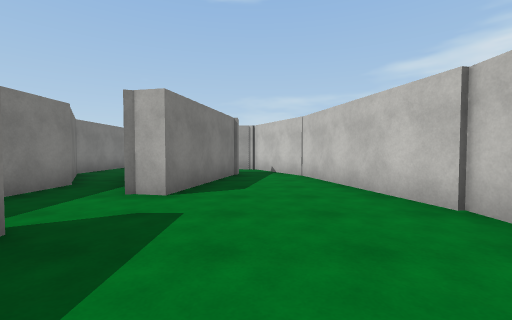
view 1 (above)

12 first-person views from a walk through a Unity game level. The camera is 1.3 m above the floor, tilts 2° down and sees 90° across. The floor is counted in squares, 2 m on a side. Each view is taken from the middle of a square. On the plan, view 1 faces up. The plan holds only what a view shows up to about 9 squares ahead; the rest is blank. The player character is not drawn. Surface patterns are stand-ins for the level's own textures.

view 2
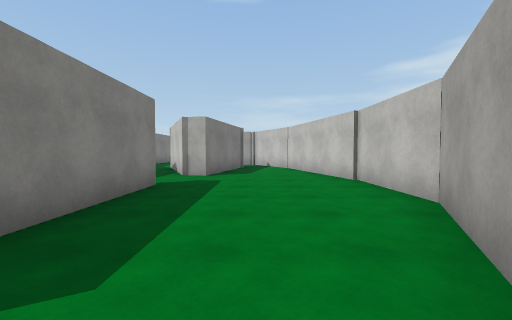

view 3
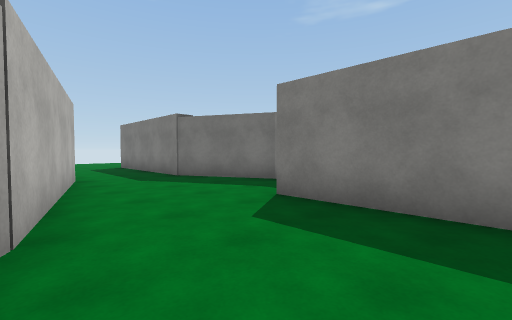

view 4
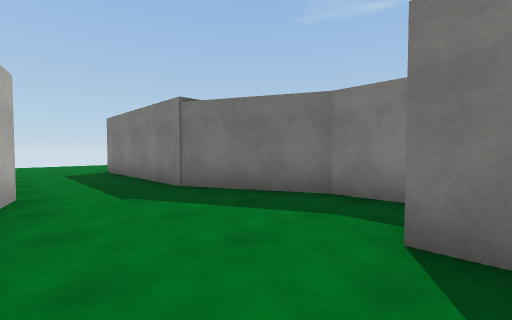

view 5
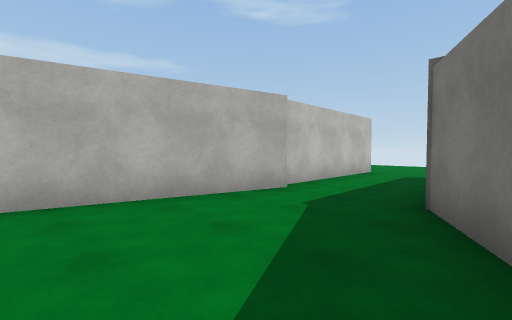

view 6
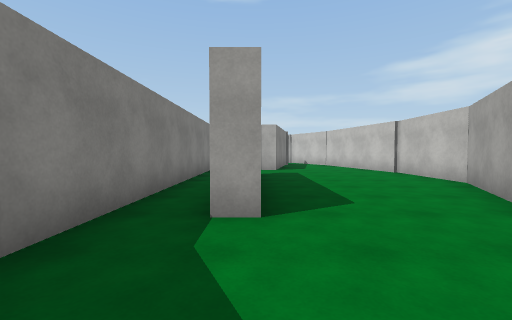

view 7
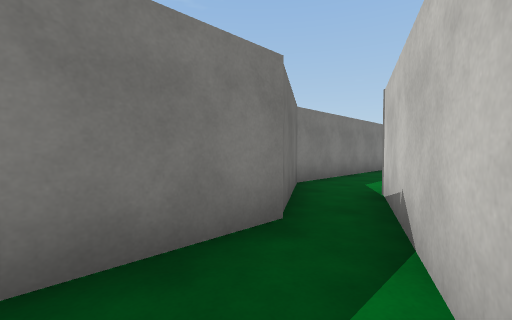

view 8
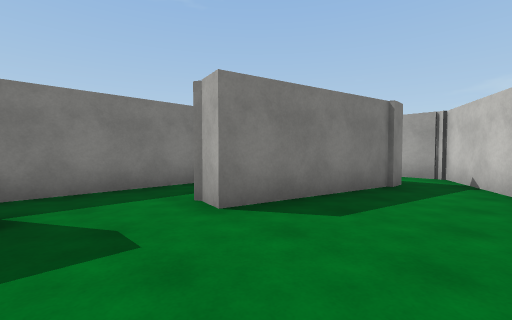

view 9
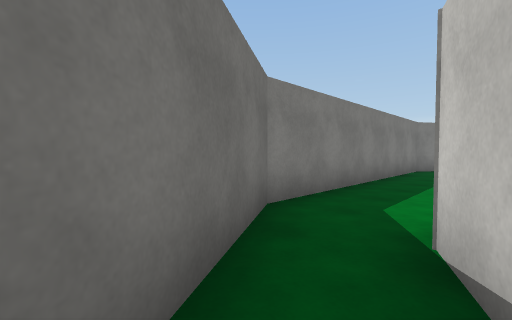

view 10
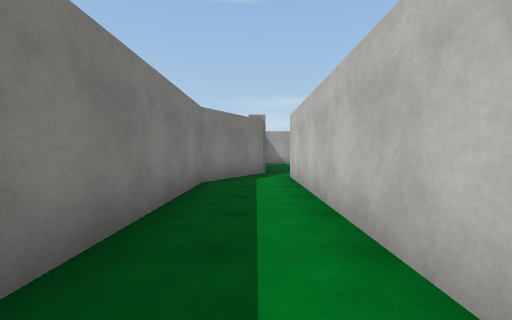

view 11
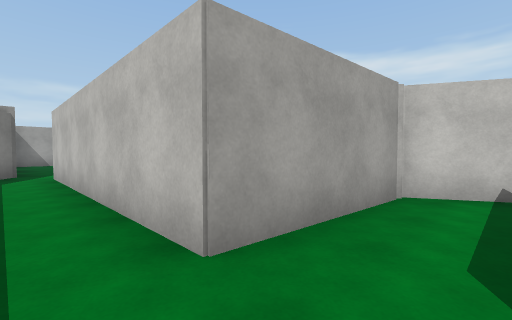

view 12
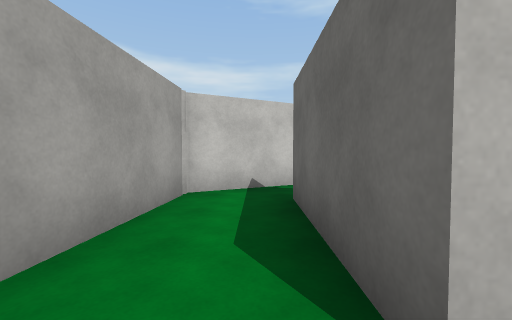

### Floor plan
Points are (right, up) in squares from view 1. A wall is a line through its corners. A room is listed if a view was taken in it or the views show most of it. See-through windows are left out.
Room 1 (views 1, 2, 3, 4, 6, 7, 8)
walls: (0.9, -2.4) (2.3, 0.2) (2.3, 2.9); (-2, 1.9) (-2, -2.5) (-2.5, -2.5); (2.2, 2.7) (1.2, 6.7) (0, 9.1); (-3.6, -3.9) (-2.3, -6.4) (-2.3, -10.8); (-0.2, -6.8) (1, -2.3); (-0.6, 7) (-1.3, 3.7) (-2, 3.9); (-0.5, 7.5) (-0.5, 7); (0.1, -11.2) (0.1, -6.9)
ways out: opening at (-2, -3) to room 2; opening at (-2, 2.5) to room 2; opening at (0, 8) to room 3; opening at (-1, -10)
Room 2 (views 5, 9)
walls: (-2, 3.9) (-3.4, 7.1); (-3.6, 4.9) (-3.6, -3.9)
ways out: opening at (-2, -3) to room 1; opening at (-2, 2.5) to room 1
Room 3 (views 10, 11, 12)
walls: (-3.5, 7.5) (-0.5, 7.5); (0, 9.1) (-3.1, 9.3) (-3.1, 15.6); (-3.8, 16.6) (-5.1, 14.3) (-5.1, 7.3) (-3.6, 4.9)
ways out: opening at (0, 8) to room 1

Positions as (right, up) in squares from view 1, and headings:
1: (0, 0), facing up
2: (0, -3), facing up
3: (1, 0), facing down-left
4: (0, -2), facing down-left
5: (-3, -3), facing down-right
6: (-2, -5), facing up
7: (-2, 3), facing up-left
8: (1, 2), facing up-left
9: (-3, 5), facing up-left
10: (-4, 9), facing up
11: (-4, 8), facing up-right
12: (-4, 8), facing right
